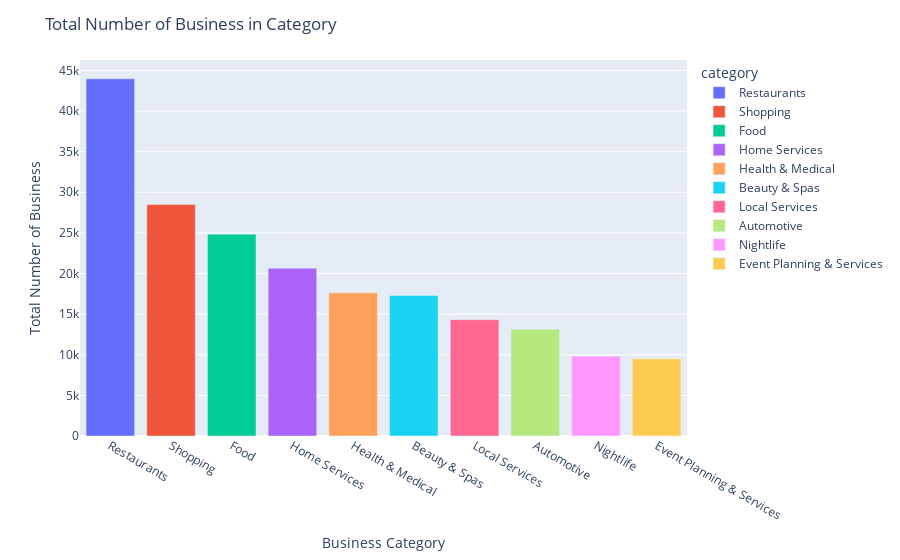

Write notebook code for a chart like this one.
### Code cell
#Overall total number of business to top 10 categories

fig = px.bar(biz_category, 
             x = "category", 
             y = "total_business", 
             color = "category")

fig.update_layout(title = "Total Number of Business in Category") 
fig.update_xaxes(title_text = "Business Category" )
fig.update_yaxes(title_text = 'Total Number of Business')              
fig.show()

### Figure 1 — Plotly figure (JSON) as saved in the notebook; plotly's stock layout.template omitted (floating-point values rounded to 4 significant figures)
{"data": [{"alignmentgroup": "True", "hovertemplate": "category=%{x}<br>total_business=%{y}<extra></extra>", "legendgroup": "Restaurants", "marker": {"color": "#636efa"}, "name": "Restaurants", "offsetgroup": "Restaurants", "orientation": "v", "showlegend": true, "textposition": "auto", "type": "bar", "x": ["Restaurants"], "xaxis": "x", "y": [43965], "yaxis": "y"}, {"alignmentgroup": "True", "hovertemplate": "category=%{x}<br>total_business=%{y}<extra></extra>", "legendgroup": "Shopping", "marker": {"color": "#EF553B"}, "name": "Shopping", "offsetgroup": "Shopping", "orientation": "v", "showlegend": true, "textposition": "auto", "type": "bar", "x": ["Shopping"], "xaxis": "x", "y": [28480], "yaxis": "y"}, {"alignmentgroup": "True", "hovertemplate": "category=%{x}<br>total_business=%{y}<extra></extra>", "legendgroup": "Food", "marker": {"color": "#00cc96"}, "name": "Food", "offsetgroup": "Food", "orientation": "v", "showlegend": true, "textposition": "auto", "type": "bar", "x": ["Food"], "xaxis": "x", "y": [24844], "yaxis": "y"}, {"alignmentgroup": "True", "hovertemplate": "category=%{x}<br>total_business=%{y}<extra></extra>", "legendgroup": "Home Services", "marker": {"color": "#ab63fa"}, "name": "Home Services", "offsetgroup": "Home Services", "orientation": "v", "showlegend": true, "textposition": "auto", "type": "bar", "x": ["Home Services"], "xaxis": "x", "y": [20653], "yaxis": "y"}, {"alignmentgroup": "True", "hovertemplate": "category=%{x}<br>total_business=%{y}<extra></extra>", "legendgroup": "Health & Medical", "marker": {"color": "#FFA15A"}, "name": "Health & Medical", "offsetgroup": "Health & Medical", "orientation": "v", "showlegend": true, "textposition": "auto", "type": "bar", "x": ["Health & Medical"], "xaxis": "x", "y": [17626], "yaxis": "y"}, {"alignmentgroup": "True", "hovertemplate": "category=%{x}<br>total_business=%{y}<extra></extra>", "legendgroup": "Beauty & Spas", "marker": {"color": "#19d3f3"}, "name": "Beauty & Spas", "offsetgroup": "Beauty & Spas", "orientation": "v", "showlegend": true, "textposition": "auto", "type": "bar", "x": ["Beauty & Spas"], "xaxis": "x", "y": [17293], "yaxis": "y"}, {"alignmentgroup": "True", "hovertemplate": "category=%{x}<br>total_business=%{y}<extra></extra>", "legendgroup": "Local Services", "marker": {"color": "#FF6692"}, "name": "Local Services", "offsetgroup": "Local Services", "orientation": "v", "showlegend": true, "textposition": "auto", "type": "bar", "x": ["Local Services"], "xaxis": "x", "y": [14319], "yaxis": "y"}, {"alignmentgroup": "True", "hovertemplate": "category=%{x}<br>total_business=%{y}<extra></extra>", "legendgroup": "Automotive", "marker": {"color": "#B6E880"}, "name": "Automotive", "offsetgroup": "Automotive", "orientation": "v", "showlegend": true, "textposition": "auto", "type": "bar", "x": ["Automotive"], "xaxis": "x", "y": [13149], "yaxis": "y"}, {"alignmentgroup": "True", "hovertemplate": "category=%{x}<br>total_business=%{y}<extra></extra>", "legendgroup": "Nightlife", "marker": {"color": "#FF97FF"}, "name": "Nightlife", "offsetgroup": "Nightlife", "orientation": "v", "showlegend": true, "textposition": "auto", "type": "bar", "x": ["Nightlife"], "xaxis": "x", "y": [9818], "yaxis": "y"}, {"alignmentgroup": "True", "hovertemplate": "category=%{x}<br>total_business=%{y}<extra></extra>", "legendgroup": "Event Planning & Services", "marker": {"color": "#FECB52"}, "name": "Event Planning & Services", "offsetgroup": "Event Planning & Services", "orientation": "v", "showlegend": true, "textposition": "auto", "type": "bar", "x": ["Event Planning & Services"], "xaxis": "x", "y": [9500], "yaxis": "y"}], "layout": {"barmode": "relative", "legend": {"title": {"text": "category"}, "tracegroupgap": 0}, "margin": {"t": 60}, "title": {"text": "Total Number of Business in Category"}, "xaxis": {"anchor": "y", "categoryarray": ["Restaurants", "Shopping", "Food", "Home Services", "Health & Medical", "Beauty & Spas", "Local Services", "Automotive", "Nightlife", "Event Planning & Services"], "categoryorder": "array", "domain": [0, 1], "title": {"text": "Business Category"}}, "yaxis": {"anchor": "x", "domain": [0, 1], "title": {"text": "Total Number of Business"}}}}
